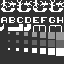

Below is a game level as drawn by its tile map, then a one-line description and the .tmx file that defines it, in full:
An orthogonal 8x8 tile map with 8x8 px tiles, 5 tile layers (no_tint, red, opacity-0.5, blue-opacity-0.25, ...), 2 tilesets.

<map version="1.10" tiledversion="1.11.0" orientation="orthogonal" renderorder="right-down" width="8" height="8" tilewidth="8" tileheight="8" infinite="0" backgroundcolor="#323232" nextlayerid="6" nextobjectid="1">
 <tileset firstgid="1" source="mountain-tiles.tsx" />
 <tileset firstgid="257" source="mountain-tiles-extra.tsx" />
 <layer id="1" name="no_tint" width="8" height="8">
  <data encoding="csv">
6,2684354566,3221225478,1610612742,2147483654,3758096390,1073741830,536870918,
2684354817,536871169,2684354817,536871169,2684354817,536871169,2684354817,536871169,
0,0,0,0,0,0,0,0,
0,0,0,0,0,0,0,0,
0,0,0,0,0,0,0,0,
0,0,0,0,0,0,0,0,
0,0,0,0,0,0,0,0,
0,0,0,0,0,0,0,0
</data>
 </layer>
 <layer id="2" name="red" width="8" height="8" tintcolor="#ff0000">
  <data encoding="csv">
0,0,0,0,0,0,0,0,
0,0,0,0,0,0,0,0,
66,67,68,69,70,71,72,73,
257,258,259,260,261,262,263,264,
0,0,0,0,0,0,0,0,
0,0,0,0,0,0,0,0,
0,0,0,0,0,0,0,0,
0,0,0,0,0,0,0,0
</data>
 </layer>
 <layer id="3" name="opacity-0.5" width="8" height="8" opacity="0.5">
  <data encoding="csv">
0,0,0,0,0,0,0,0,
0,0,0,0,0,0,0,0,
0,0,0,0,0,0,0,0,
0,0,0,0,0,0,0,0,
0,241,242,243,244,245,246,247,
0,0,0,0,0,0,0,0,
0,0,0,0,0,0,0,0,
0,0,0,0,0,0,0,0
</data>
 </layer>
 <layer id="4" name="blue-opacity-0.25" width="8" height="8" opacity="0.25" tintcolor="#0000ff">
  <data encoding="csv">
0,0,0,0,0,0,0,0,
0,0,0,0,0,0,0,0,
0,0,0,0,0,0,0,0,
0,0,0,0,0,0,0,0,
0,0,0,0,0,0,0,0,
0,241,242,243,244,245,246,247,
0,0,0,0,0,0,0,0,
0,0,0,0,0,0,0,0
</data>
 </layer>
 <layer id="5" name="green-alpha-0.75" width="8" height="8" tintcolor="#bf00ff00">
  <data encoding="csv">
0,0,0,0,0,0,0,0,
0,0,0,0,0,0,0,0,
0,0,0,0,0,0,0,0,
0,0,0,0,0,0,0,0,
0,0,0,0,0,0,0,0,
0,0,0,0,0,0,0,0,
0,241,242,243,244,245,246,247,
0,0,0,0,0,0,0,0
</data>
 </layer>
</map>